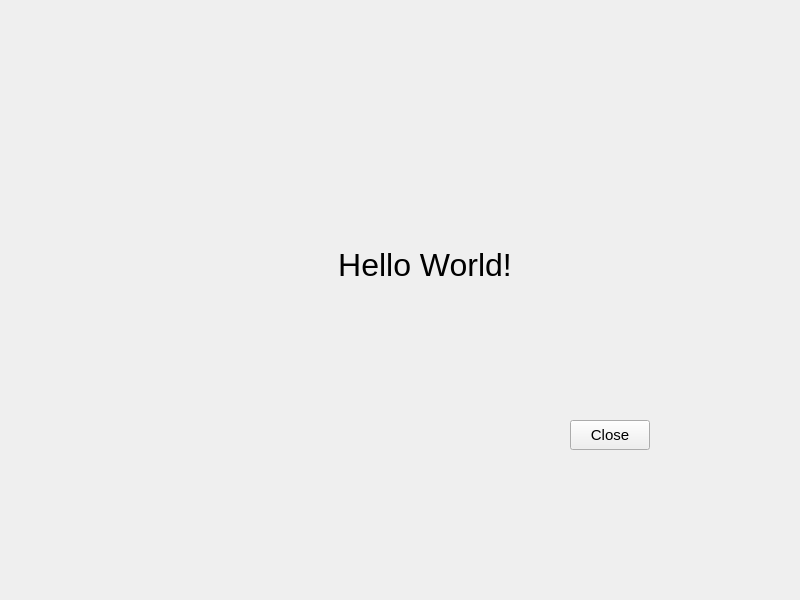
<?xml version="1.0" encoding="UTF-8"?>
<ui version="4.0">
 <class>Widget</class>
 <widget class="QWidget" name="Widget">
  <property name="geometry">
   <rect>
    <x>0</x>
    <y>0</y>
    <width>800</width>
    <height>600</height>
   </rect>
  </property>
  <property name="windowTitle">
   <string>Widget</string>
  </property>
  <widget class="QPushButton" name="pushButton">
   <property name="geometry">
    <rect>
     <x>570</x>
     <y>420</y>
     <width>80</width>
     <height>30</height>
    </rect>
   </property>
   <property name="font">
    <font>
     <pointsize>11</pointsize>
    </font>
   </property>
   <property name="text">
    <string>Close</string>
   </property>
   <property name="iconSize">
    <size>
     <width>20</width>
     <height>20</height>
    </size>
   </property>
  </widget>
  <widget class="QLabel" name="label">
   <property name="geometry">
    <rect>
     <x>300</x>
     <y>240</y>
     <width>250</width>
     <height>50</height>
    </rect>
   </property>
   <property name="font">
    <font>
     <pointsize>24</pointsize>
    </font>
   </property>
   <property name="layoutDirection">
    <enum>Qt::LeftToRight</enum>
   </property>
   <property name="text">
    <string>Hello World!</string>
   </property>
   <property name="alignment">
    <set>Qt::AlignCenter</set>
   </property>
  </widget>
 </widget>
 <resources/>
 <connections/>
</ui>
